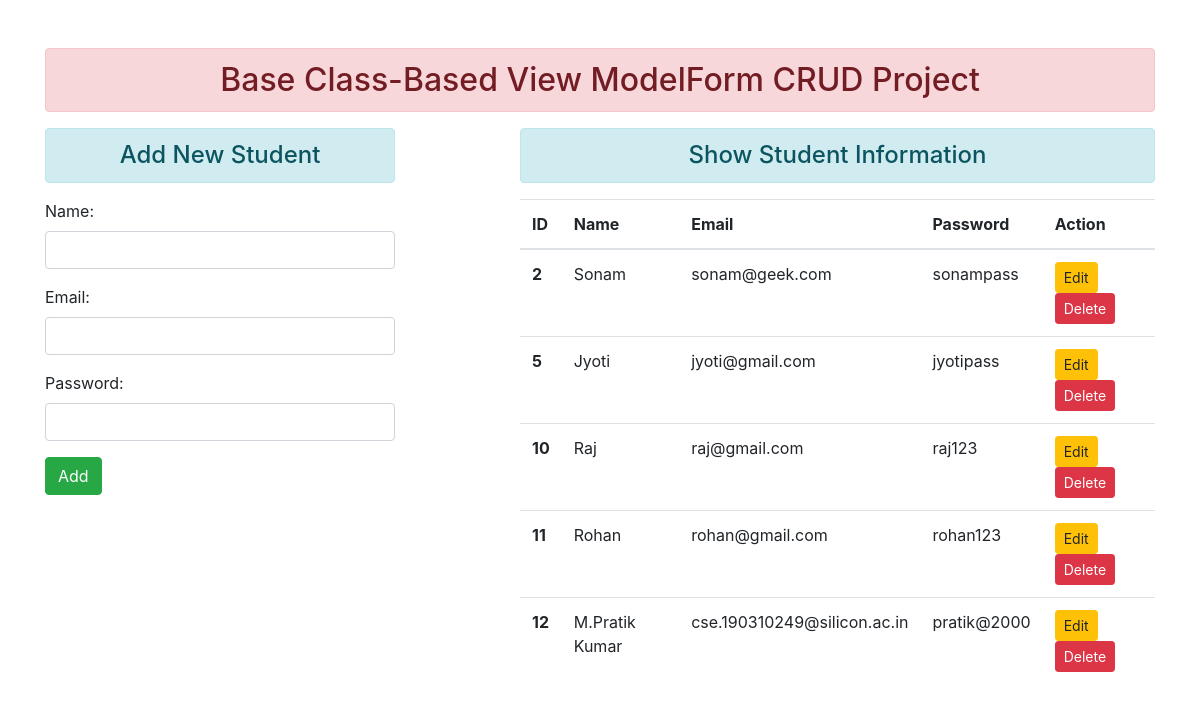
The page / on the database its author committed.
### enroll/models.py (models this page shows)
class User(models.Model):
 name = models.CharField(max_length=70)
 email = models.EmailField(max_length=100)
 password = models.CharField(max_length=100)

### enroll/views.py (the view, shortened to what this page needs)
# urls.py: path('', views.UserAddShowView.as_view(), name='addandshow'),
class UserAddShowView(TemplateView):
  template_name = 'enroll/addandshow.html'
  def get_context_data(self, *args, **kwargs):
    context = super().get_context_data(**kwargs)
    fm = StudentRegistration()
    stud = User.objects.all()
    context = {'stu':stud, 'form':fm}
    return context

### enroll/forms.py
class StudentRegistration(forms.ModelForm):
 class Meta:
  model = User
  fields = ['name', 'email', 'password']
  widgets = {
   'name': forms.TextInput(attrs={'class':'form-control'}),
   'email': forms.EmailInput(attrs={'class':'form-control'}),
   'password': forms.PasswordInput(render_value=True, attrs={'class':'form-control'}),
  }

### enroll/templates/enroll/addandshow.html (shortened to what this page needs)
{% extends 'enroll/base.html' %}
{% block content %}
<div class="row">
 <div class="col-sm-4">
  <h4 class="text-center alert alert-info">Add New Student</h4>
  <form action="" method="POST">
   {{form.as_p}}
   <input type="submit" class="btn btn-success" value="Add">
  </form>
 </div>
 <div class="col-sm-7 offset-1">
  <h4 class="text-center alert alert-info">Show Student Information</h4>
  {% if stu %}
   <table class="table table-hover">
     <thead>
       <tr>
         <th scope="col">ID</th>
         <th scope="col">Name</th>
         <th scope="col">Email</th>
         <th scope="col">Password</th>
         <th scope="col">Action</th>
       </tr>
     </thead>
     <tbody>
      {% for st in stu %}
       <tr>
         <th scope="row">{{st.id}}</th>
         <td>{{st.name}}</td>
         <td>{{st.email}}</td>
         <td>{{st.password}}</td>
         <td>
         <a href="{% url 'updatedata' st.id %}" class="btn btn-warning btn-sm">Edit</a>
         <form action="{% url 'deletedata' st.id %}" method="post" class="d-inline"> {% csrf_token %}
          <input type="submit" class="btn btn-danger btn-sm" value="Delete">
         </form>
         </td>
       </tr>
      {% endfor %}
     </tbody>
   </table>
  {% else %}
   <h4 class="text-center alert alert-warning">No Records</h4>
  {% endif %}
 </div>
</div>
{% endblock content %}

### enroll/templates/enroll/base.html (shortened to what this page needs)
<!DOCTYPE html>
{% load static %}
<html lang="en">
<head>
 <link rel="stylesheet" href="{% static 'enroll/css/bootstrap.css' %}">
</head>
<body>
 <div class="container mt-5">
  <h2 class="text-center alert alert-danger">Base Class-Based View ModelForm CRUD Project</h2>
  {% block content %} {% endblock content %}
 </div>
</body>
</html>

### rows shown on the page
User: id "2", name "Sonam", email "sonam@geek.com", password "sonampass"
User: id "5", name "Jyoti", email "jyoti@gmail.com", password "jyotipass"
User: id "10", name "Raj", email "raj@gmail.com", password "raj123"
User: id "11", name "Rohan", email "rohan@gmail.com", password "rohan123"
User: id "12", name "M.Pratik Kumar", email "cse.190310249@silicon.ac.in", password "pratik@2000"
